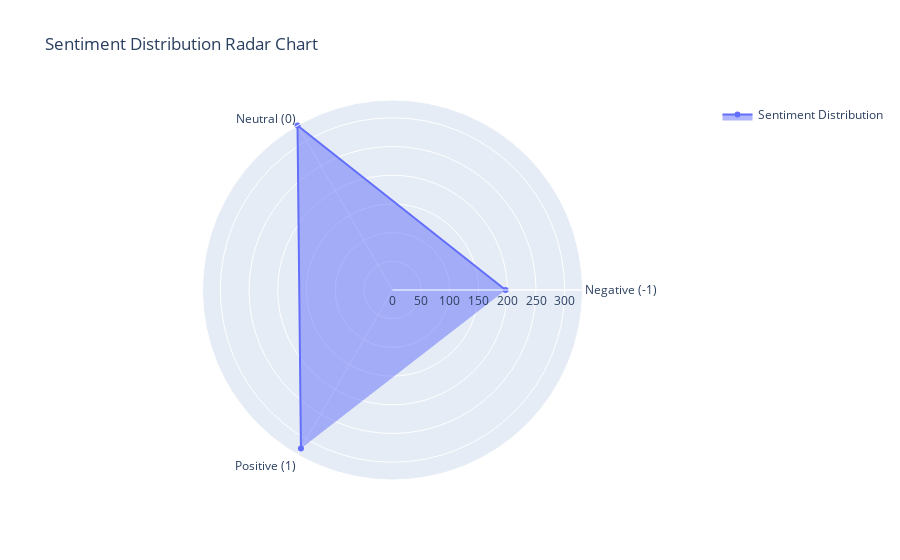

Notebook code cell kept with this figure:
### Code cell
# Create a radar chart for sentiment distribution
import plotly.graph_objects as go

# Count sentiment values
sentiment_counts = X['sentiment'].value_counts().sort_index()

# Create radar chart
fig = go.Figure()

fig.add_trace(go.Scatterpolar(
    r=sentiment_counts.values,
    theta=['Negative (-1)', 'Neutral (0)', 'Positive (1)'],
    fill='toself',
    name='Sentiment Distribution'
))

fig.update_layout(
    polar=dict(
        radialaxis=dict(
            visible=True,
            range=[0, sentiment_counts.max()]
        )),
    showlegend=True,
    title="Sentiment Distribution Radar Chart"
)

fig.show()

# print out a table of the sentiment distribution
sentiment_distribution = X['sentiment'].value_counts().sort_index()
sentiment_distribution_df = pd.DataFrame(sentiment_distribution).reset_index()
sentiment_distribution_df.columns = ['Sentiment', 'Count']
sentiment_distribution_df

### Figure 1 — Plotly figure (JSON) as saved in the notebook; plotly's stock layout.template omitted (floating-point values rounded to 4 significant figures)
{"data": [{"fill": "toself", "name": "Sentiment Distribution", "r": [197, 331, 319], "theta": ["Negative (-1)", "Neutral (0)", "Positive (1)"], "type": "scatterpolar"}], "layout": {"polar": {"radialaxis": {"range": [0, 331], "visible": true}}, "showlegend": true, "title": {"text": "Sentiment Distribution Radar Chart"}}}
